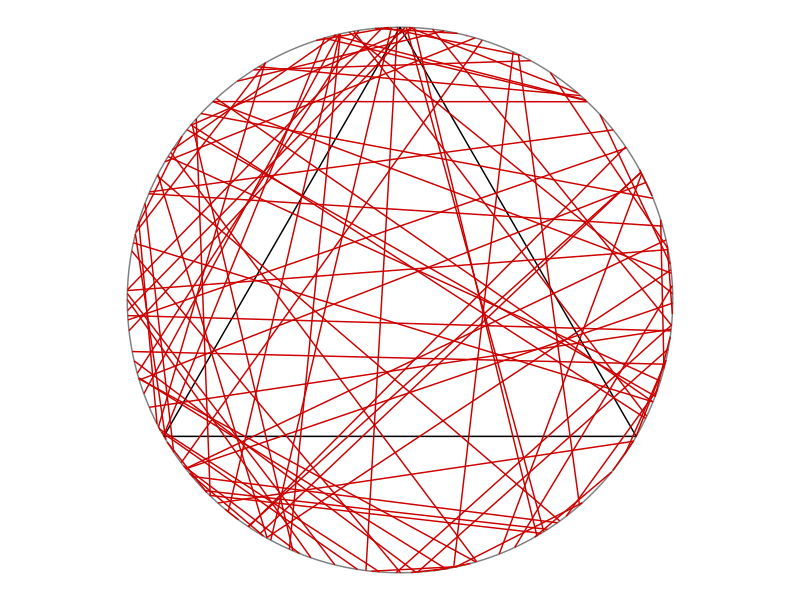
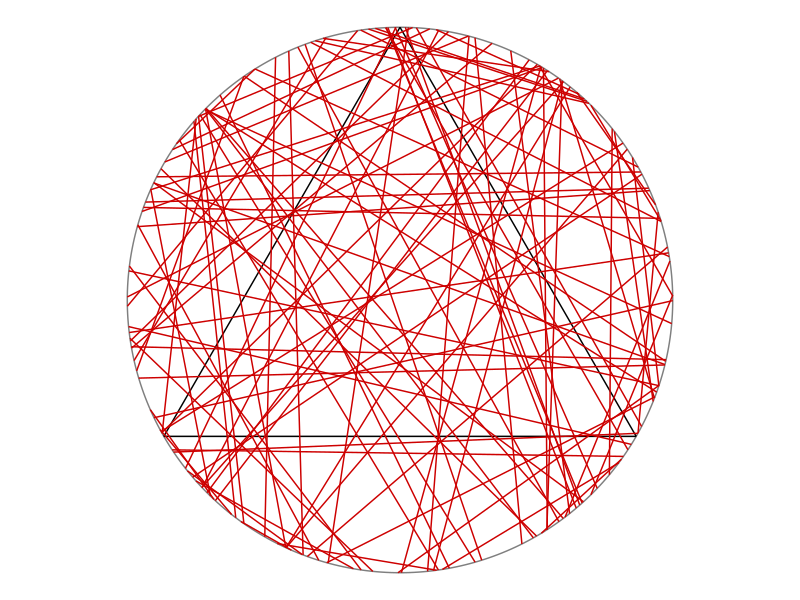
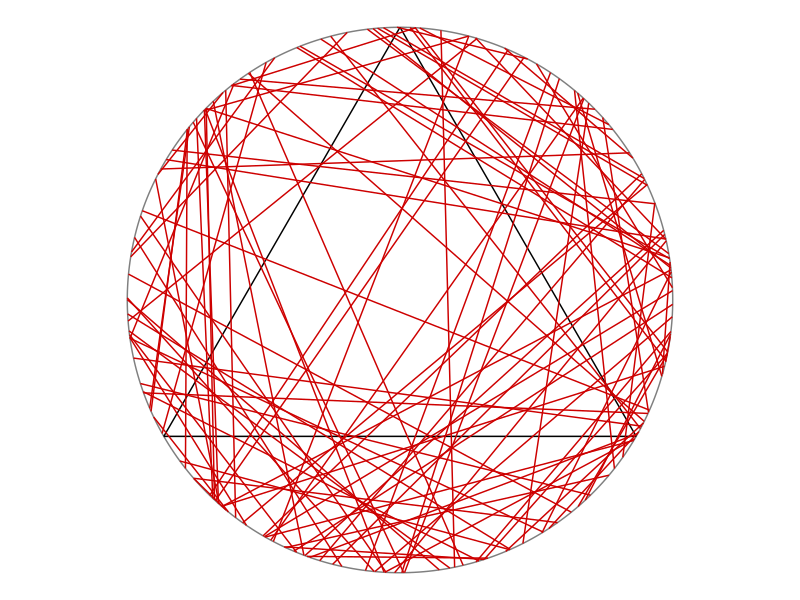

Write R code to recreate these figures, in order.
# The value of probabilities of chords  being longer than 
# the length of the side of equilateral triangle obtained by running the code are:
# PA = 0.33
# PB = 0.50
# PC = 0.25
# However there is a small change in values of probabilities for each running 
# due to the chords being plotted randomly on the surface of the circle. 

library(tidyverse)
library(ggforce)
theme_set(theme_void()) 

x0=0; y0=0; #center of disk
r=1; #radius
numbLines=100; #number of lines

# Coordinates of equilateral triangle
eqtri_df <- tibble(
  x    = c(0, sqrt(3) / 2, -sqrt(3) / 2),
  y    = c(1, -0.5, -0.5),
  xend = c(sqrt(3) / 2, -sqrt(3) / 2, 0),
  yend = c(-0.5, -0.5, 1)
)

# Method A..........................................................................

thetaA1=2*pi*runif(numbLines); #choose angular component uniformly
thetaA2=2*pi*runif(numbLines); #choose angular component uniformly

# Coordinates of random chord
rdmchr_A <- tibble(
  x    = x0+r*cos(thetaA1),
  y    = y0+r*sin(thetaA1),
  xend = x0+r*cos(thetaA2),
  yend = y0+r*sin(thetaA2)
)

## calculate probability that the chord is longer than a side of the triangle

# Coordinates of random chord
xA    = x0+r*cos(thetaA1);
yA    = y0+r*sin(thetaA1);
xAend = x0+r*cos(thetaA2);
yAend = y0+r*sin(thetaA2);

#length of triangle side
lengthSide<-r*sqrt(3); 

#lengths of the chords
lengthA=sqrt((xA-xAend)^2+(yA-yAend)^2);

#probability of chord being longer than triangle side
probA=mean(lengthA > lengthSide); 

## Plot A
pA <- ggplot() +
  ggforce::geom_circle(aes(x0 = 0, y0 = 0, r = 1), col = "gray50") +
  geom_segment(data = eqtri_df, aes(x = x, y = y, xend = xend, yend = yend)) +
  geom_segment(data = rdmchr_A, aes(x = x, y = y, xend = xend, yend = yend),
               col = "red3") +
  coord_equal()

#save the plot in files
ggsave(pA, file = "plotA.png", height = 5, width = 7)

# Method B............................................................................

thetaB=2*pi*runif(numbLines); #choose angular component uniformly
pB=r*runif(numbLines); #choose radial component uniformly
qB=sqrt(r^2-pB^2); #distance to circle edge (along line)

#calculate trig values
sin_thetaB=sin(thetaB);
cos_thetaB=cos(thetaB);

# Coordinates of random chord

rdmchr_B <- tibble(
  x    = x0+pB*cos_thetaB+qB*sin_thetaB,
  y    = y0+pB*sin_thetaB-qB*cos_thetaB,
  xend = x0+pB*cos_thetaB-qB*sin_thetaB,
  yend = y0+pB*sin_thetaB+qB*cos_thetaB
)

## calculate probability that the chord is longer than a side of the triangle

# Coordinates of random chord
xB    = x0+pB*cos_thetaB+qB*sin_thetaB;
yB    = y0+pB*sin_thetaB-qB*cos_thetaB;
xBend = x0+pB*cos_thetaB-qB*sin_thetaB;
yBend = y0+pB*sin_thetaB+qB*cos_thetaB;

#length of triangle side
lengthSide<-r*sqrt(3);

#lengths of the chords
lengthB=sqrt((xB-xBend)^2+(yB-yBend)^2);

#probability of chord being longer than triangle side
probB=mean(lengthB>lengthSide);

# Plot B
pB <- ggplot() +
  ggforce::geom_circle(aes(x0 = 0, y0 = 0, r = 1), col = "gray50") +
  geom_segment(data = eqtri_df, aes(x = x, y = y, xend = xend, yend = yend)) +
  geom_segment(data = rdmchr_B, aes(x = x, y = y, xend = xend, yend = yend),
               col = "red3") +
  coord_equal()

#save the plot in files
ggsave(pB, file = "plotB.png", height = 5, width = 7)

#Method C.............................................................................

thetaC=2*pi*runif(numbLines); #choose angular component uniformly
pC=r*sqrt(runif(numbLines)); #choose radial component
qC=sqrt(r^2-pC^2); #distance to circle edge (along line)

#calculate trig values
sin_thetaC=sin(thetaC);
cos_thetaC=cos(thetaC);
# Coordinates of random chord

rdmchr_C <- tibble(
  x    = x0+pC*cos_thetaC+qC*sin_thetaC,
  y   = y0+pC*sin_thetaC-qC*cos_thetaC,
  xend = x0+pC*cos_thetaC-qC*sin_thetaC,
  yend = y0+pC*sin_thetaC+qC*cos_thetaC
)

## calculate probability that the chord is longer than a side of the triangle

# Coordinates of random chord
xC    = x0+pC*cos_thetaC+qC*sin_thetaC;
yC    = y0+pC*sin_thetaC-qC*cos_thetaC;
xCend = x0+pC*cos_thetaC-qC*sin_thetaC;
yCend = y0+pC*sin_thetaC+qC*cos_thetaC;

#length of triangle side
lengthSide<-r*sqrt(3);

#lengths of the chords
lengthC=sqrt((xC-xCend)^2+(yC-yCend)^2);

#probability of chord being longer than triangle side
probC=mean(lengthC>lengthSide);

# Plot C
pC <- ggplot() +
  ggforce::geom_circle(aes(x0 = 0, y0 = 0, r = 1), col = "gray50") +
  geom_segment(data = eqtri_df, aes(x = x, y = y, xend = xend, yend = yend)) +
  geom_segment(data = rdmchr_C, aes(x = x, y = y, xend = xend, yend = yend),
               col = "red3") +
  coord_equal()

#save the plot in files
ggsave(pC, file = "plotC.png", height = 5, width = 7)



### References
## https://en.wikipedia.org/wiki/Bertrand_paradox_(probability)
## https://hpaulkeeler.com/the-bertrand-paradox/
## https://github.com/hpaulkeeler/posts/blob/master/BertrandParadox/BertrandParadox.R
## https://www.wikiwand.com/en/Bertrand_paradox_(probability)
